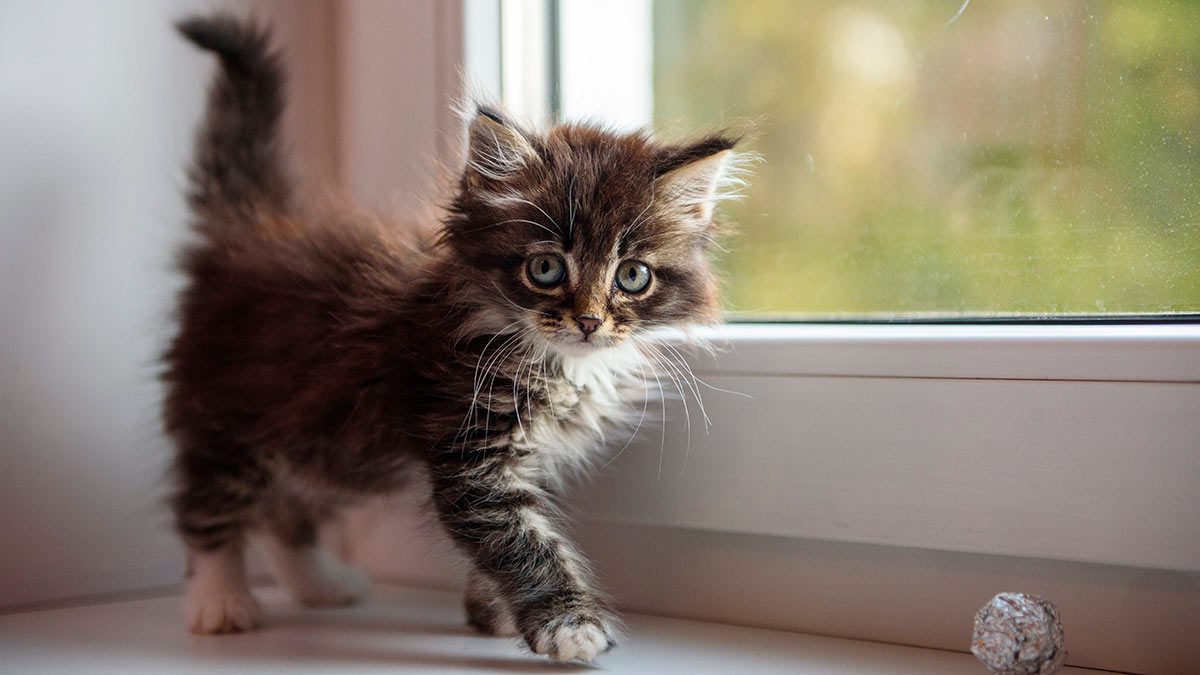
#> input picture lab1/kot.jpg, 1200 x 675 px
$ python lab1.py
#> lines starting #> are read from the running program, lines starting #| are printed output that depends on the picture
import cv2
import numpy as np

# read the image from file
image = cv2.imread("kot.jpg")
#> image is the input picture: shape (675, 1200, 3); mean B, G, R 112.3, 124.9, 136.1
image = cv2.resize(image, [image.shape[1] // 2, image.shape[0] // 2])
#> image: shape (337, 600, 3)

# define matrix for transform and do affine transformation
pos1 = np.array([[1, 0, 55],
                 [0, 1, 55]], dtype=np.float32)
inv_image1 = cv2.warpAffine(image, pos1, [image.shape[1], image.shape[0]])
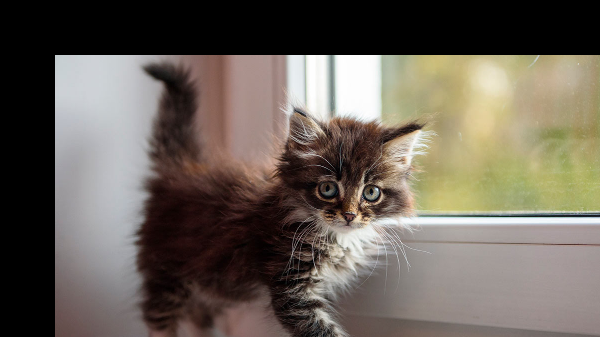
#> inv_image1: shape (337, 600, 3); mean B, G, R 88, 97.5, 105.7

# rotation
theta = (45 * np.pi) / 180
cos = np.cos(theta)
sin = np.sin(theta)
Tx = (1 - cos) * (image.shape[1] / 2) - sin * (image.shape[0] / 2)
#> Tx = -31.28
Ty = sin * (image.shape[1] / 2) + (1 - cos) * (image.shape[0] / 2)
#> Ty = 261.5

pos2 = np.array([[cos, sin, Tx],
                 [-sin, cos, Ty]], dtype=np.float32)
inv_image2 = cv2.warpAffine(image, pos2, [image.shape[1], image.shape[0]])
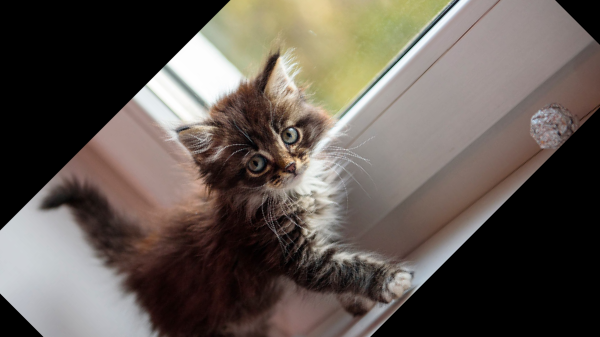
#> inv_image2: shape (337, 600, 3); mean B, G, R 81.7, 88.3, 97.2

# scale
pos3 = np.array([[0.5, 0, 0],
                 [0, 0.5, 0]], dtype=np.float32)
inv_image3 = cv2.warpAffine(image, pos3, [image.shape[1], image.shape[0]])
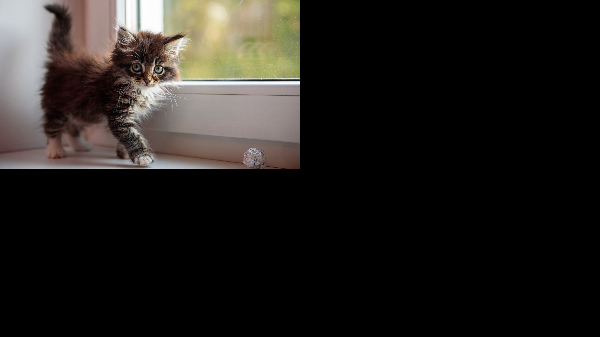
#> inv_image3: shape (337, 600, 3); mean B, G, R 28.2, 31.3, 34.1

# scale
pos4 = np.array([[1, 0.5, 0],
                 [0.5, 1, 0]], dtype=np.float32)
inv_image4 = cv2.warpAffine(image, pos4, [image.shape[1], image.shape[0]])
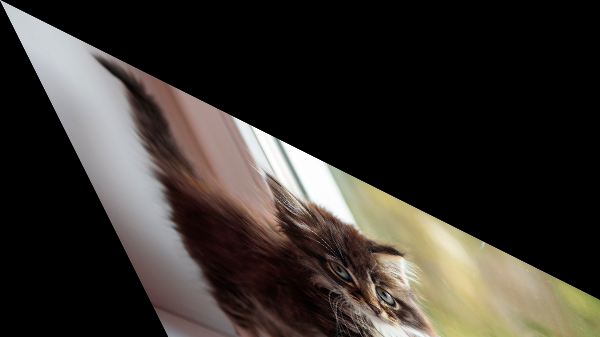
#> inv_image4: shape (337, 600, 3); mean B, G, R 45.8, 51, 56.1

# doing a 1 channel grayscale
gray = cv2.cvtColor(image, cv2.COLOR_BGR2GRAY)
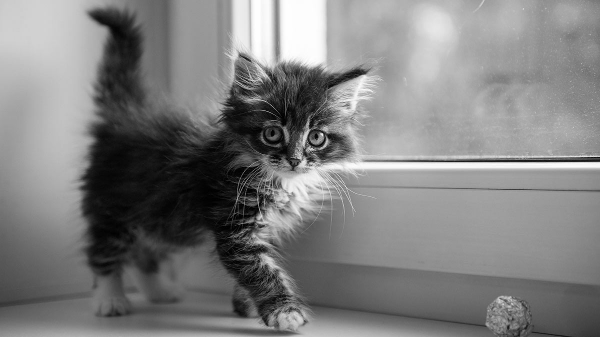
#> gray: shape (337, 600); min 0, max 255, mean 126.7
# doing from 1 to 3 channel grayscale for show with another images
gray = np.reshape(gray, [gray.shape[0], gray.shape[1], 1])
gray = np.repeat(gray, 3, axis=-1)
#> gray: shape (337, 600, 3)

result_image = cv2.hconcat(
    [cv2.vconcat([image, inv_image1, inv_image2]),
     cv2.vconcat([inv_image3, inv_image4, gray])
     ])
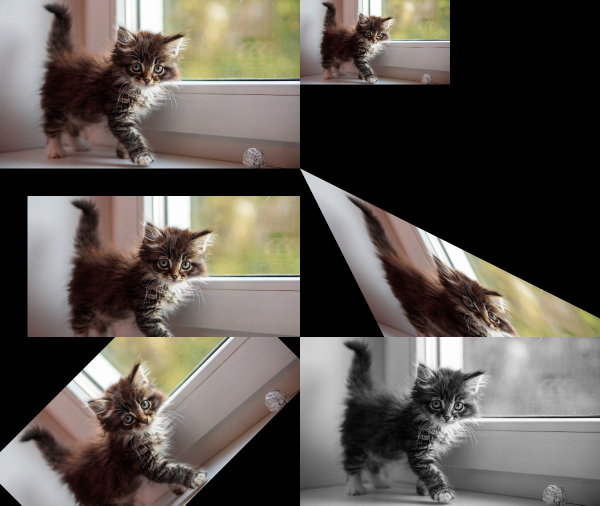
#> result_image: shape (1011, 1200, 3) (shown at 1/2 size); mean B, G, R 80.4, 86.6, 92.6
cv2.imshow("window", result_image)
cv2.waitKey(0)
